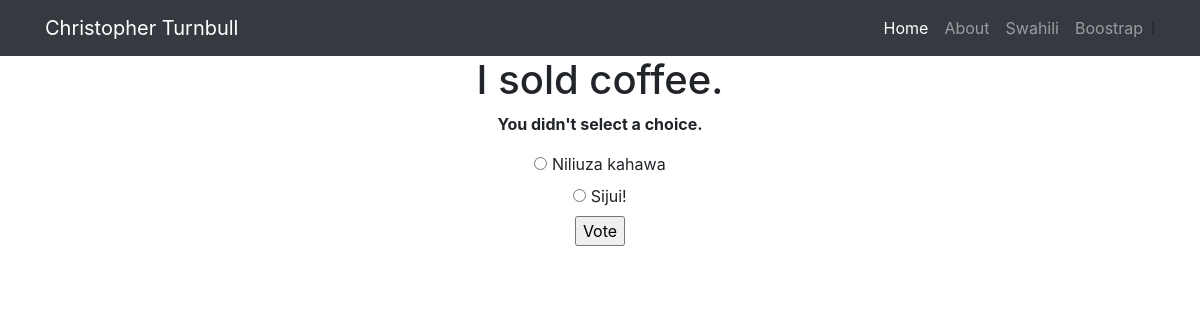
The app's page /swahili/13/vote/ with its own data.
### swahili/models.py (models this page shows, shortened)
class Question(models.Model):
    question_text = models.CharField(max_length=200)
    pub_date = models.DateTimeField('date published', default=timezone.now())

class Choice(models.Model):
    question = models.ForeignKey(Question, on_delete=models.CASCADE)
    choice_text = models.CharField(max_length=200)
    votes = models.IntegerField(default=0)

### swahili/views.py (the view)
# urls.py: path('swahili/<int:question_id>/vote/', views.vote, name='vote'),
def vote(request, question_id):
    question = get_object_or_404(Question, pk=question_id)
    try:
        selected_choice = question.choice_set.get(pk=request.POST['choice'])
    except (KeyError, Choice.DoesNotExist):
        return render(request, 'swahili/detail.html', {
            'question': question,
            'error_message': "You didn't select a choice.",
        })
    else:
        selected_choice.votes += 1
        selected_choice.save()
        return HttpResponseRedirect(reverse('swahili:results', args=(question.id,)))

### swahili/templates/swahili/detail.html (shortened to what this page needs)
{% extends "overview/base.html" %}
{% block content %}
  <div class="container">
    <div class="row">
      <div class="col-lg-12 text-center">
        <h1>{{ question.question_text }}</h1>
        {% if error_message %}<p><strong>{{ error_message }}</strong></p>{% endif %}
        <form action="{% url 'swahili:vote' question.id %}" method="post">
        {% for choice in question.choice_set.all %}
            <input type="radio" name="choice" id="choice{{ forloop.counter }}" value="{{ choice.id }}">
            <label for="choice{{ forloop.counter }}">{{ choice.choice_text }}</label><br>
        {% endfor %}
        <input type="submit" value="Vote">
        </form>
      </div>
    </div>
  </div>
{% endblock %}

### records on screen
Question: question_text "I sold coffee."
Choice: choice_text "Niliuza kahawa"
Choice: choice_text "Sijui!"

### other values on screen
{{ error_message }} "You didn't select a choice."
